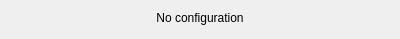
<?xml version="1.0" encoding="UTF-8"?>
<ui version="4.0">
 <class>tlinsWPilotSetReferenceObject</class>
 <widget class="QWidget" name="tlinsWPilotSetReferenceObject">
  <property name="geometry">
   <rect>
    <x>0</x>
    <y>0</y>
    <width>400</width>
    <height>39</height>
   </rect>
  </property>
  <property name="windowTitle">
   <string>Form</string>
  </property>
  <layout class="QVBoxLayout" name="verticalLayout">
   <item>
    <widget class="QLabel" name="label">
     <property name="text">
      <string>No configuration</string>
     </property>
     <property name="alignment">
      <set>Qt::AlignCenter</set>
     </property>
    </widget>
   </item>
   <item>
    <spacer name="verticalSpacer">
     <property name="orientation">
      <enum>Qt::Vertical</enum>
     </property>
     <property name="sizeHint" stdset="0">
      <size>
       <width>20</width>
       <height>40</height>
      </size>
     </property>
    </spacer>
   </item>
  </layout>
 </widget>
 <resources/>
 <connections/>
</ui>
